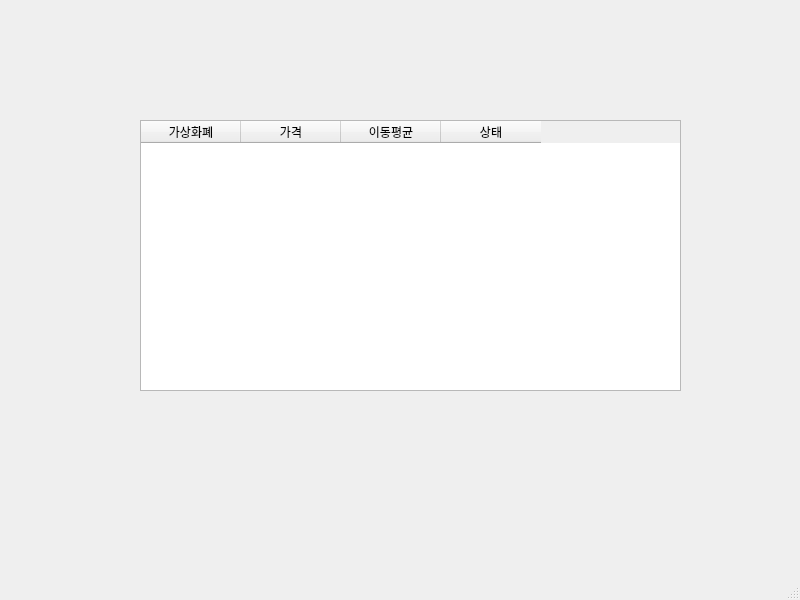
<?xml version="1.0" encoding="UTF-8"?>
<ui version="4.0">
 <class>MainWindow</class>
 <widget class="QMainWindow" name="MainWindow">
  <property name="geometry">
   <rect>
    <x>0</x>
    <y>0</y>
    <width>800</width>
    <height>600</height>
   </rect>
  </property>
  <property name="windowTitle">
   <string>MainWindow</string>
  </property>
  <widget class="QWidget" name="widget">
   <widget class="QTableWidget" name="tb_main">
    <property name="geometry">
     <rect>
      <x>140</x>
      <y>120</y>
      <width>541</width>
      <height>271</height>
     </rect>
    </property>
    <column>
     <property name="text">
      <string>가상화폐</string>
     </property>
    </column>
    <column>
     <property name="text">
      <string>가격</string>
     </property>
    </column>
    <column>
     <property name="text">
      <string>이동평균</string>
     </property>
    </column>
    <column>
     <property name="text">
      <string>상태</string>
     </property>
    </column>
   </widget>
  </widget>
  <widget class="QMenuBar" name="menubar">
   <property name="geometry">
    <rect>
     <x>0</x>
     <y>0</y>
     <width>800</width>
     <height>26</height>
    </rect>
   </property>
  </widget>
  <widget class="QStatusBar" name="statusbar"/>
 </widget>
 <resources/>
 <connections/>
</ui>
